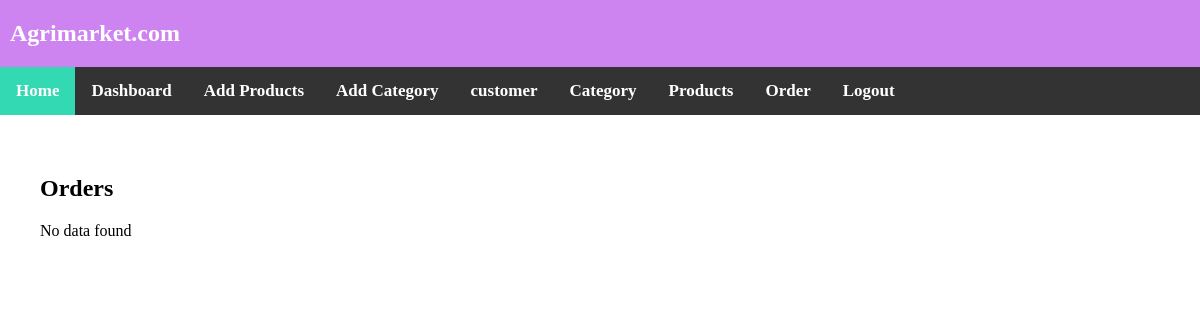
The page /manage-orders.php (signed in) on the database as committed earlier.
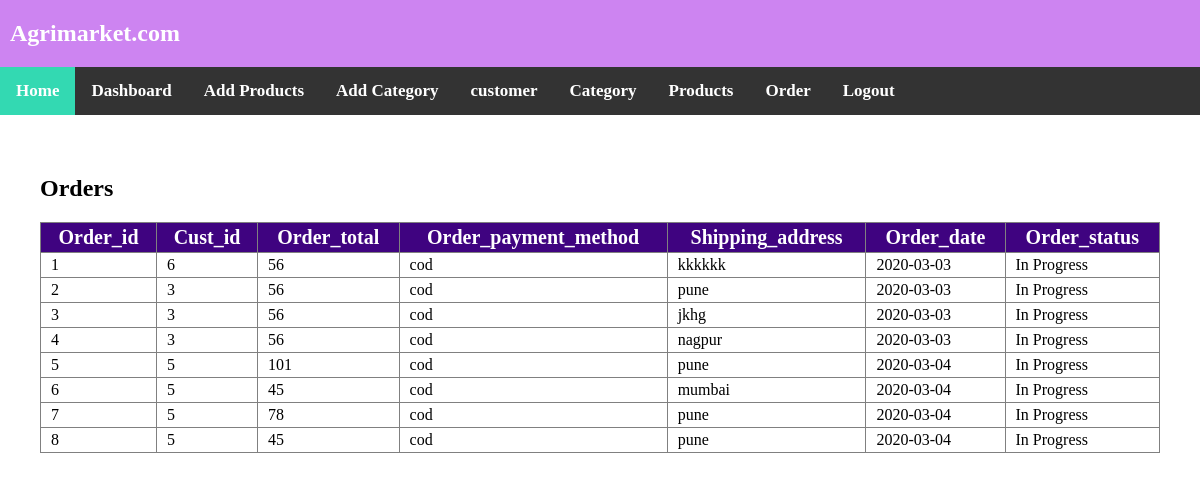
The same page on the database as committed later.
### tables this page shows
CREATE TABLE `order_details` (
  `cust_id` int(10) NOT NULL,
  `order_total` int(11) NOT NULL,
  `order_payment_method` varchar(11) NOT NULL,
  `shipping_address` varchar(11) NOT NULL,
  `order_date` date NOT NULL,
  `order_status` varchar(11) NOT NULL,
  `order_id` int(32) NOT NULL
);

### manage-orders.php (the view, shortened to what this page needs)
<!DOCTYPE html>
	<head>
		<link rel="stylesheet" type="text/css" href="css/style1.css">
	</head>
	<body>
			<?php include 'adminheader1.php';
		if(isset($_SESSION['adminlogin']) && $_SESSION['adminlogin']==true){ ?>
		<div class="page-content">
		<h2>Orders</h2>
		<?php
			include 'database.php';
			$sql = "SELECT order_id,cust_id, order_total, order_payment_method,shipping_address,order_date,order_status FROM order_details";
			$result = mysqli_query($conn,$sql);
			if ($result->num_rows > 0) {
				?>
				<table border="1" class="productlisting">
					<tr>
						<th>Order_id </th>
						<th>Cust_id</th>
						<th>Order_total</th>
						<th>Order_payment_method</th>
						<th>Shipping_address</th>
						<th>Order_date</th>
						<th>Order_status</th>
					</tr>
				<?php
				while($row = mysqli_fetch_assoc($result)) {
					?>
					<tr>
						<td><?php echo $row["order_id"]; ?></td>
						<td><?php echo $row["cust_id"]; ?></td>
						<td><?php echo $row["order_total"]; ?></td>
						<td><?php echo $row["order_payment_method"]; ?></td>
						<td><?php echo $row["shipping_address"]; ?></td>
						<td><?php echo $row["order_date"]; ?></td>
						<td><?php echo $row["order_status"]; ?></td>
					</tr>
					<?php
				}
				?>
				</table>
				<?php
			} else {
			echo "No data found";
			}
		?>
		</div>
			<?php }else{
		echo "<h1>You don't have rights to access this page..</h1>";
	} ?>
	</body>
</html>

Rows that differ between the two databases and show on the page:
added order_details: order_id "1", cust "6", order_total "56", order_payment_method "cod", shipping_address "kkkkkk", order_date "2020-03-03", order_status "In Progress"
added order_details: order_id "2", cust "3", order_total "56", order_payment_method "cod", shipping_address "pune", order_date "2020-03-03", order_status "In Progress"
added order_details: order_id "3", cust "3", order_total "56", order_payment_method "cod", shipping_address "jkhg", order_date "2020-03-03", order_status "In Progress"
added order_details: order_id "4", cust "3", order_total "56", order_payment_method "cod", shipping_address "nagpur", order_date "2020-03-03", order_status "In Progress"
added order_details: order_id "5", cust "5", order_total "101", order_payment_method "cod", shipping_address "pune", order_date "2020-03-04", order_status "In Progress"
added order_details: order_id "6", cust "5", order_total "45", order_payment_method "cod", shipping_address "mumbai", order_date "2020-03-04", order_status "In Progress"
added order_details: order_id "7", cust "5", order_total "78", order_payment_method "cod", shipping_address "pune", order_date "2020-03-04", order_status "In Progress"
added order_details: order_id "8", cust "5", order_total "45", order_payment_method "cod", shipping_address "pune", order_date "2020-03-04", order_status "In Progress"
Other text that changed with them:
text no longer shown: "No data found"
text now shown: "Order_id Cust_id Order_total Order_payment_method Shipping_address Order_date Order_status"
